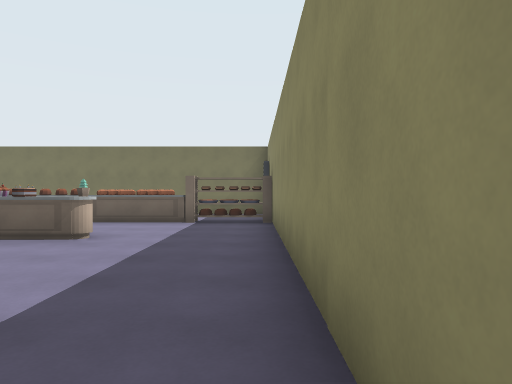
View 1 (above)

24 first-person views from a walk through a Godot game level. The camera is 1.4 m above the floor, looks level and sees 70° across. The floor is counted in squares, 2 m on a side. Each view is taken from the middle of a square. On the plan, view 1 faces up. The plan holds only what a view shows up to about 11 squares ahead; the rest is blank. Some surface patterns are stand-ins.

View 2
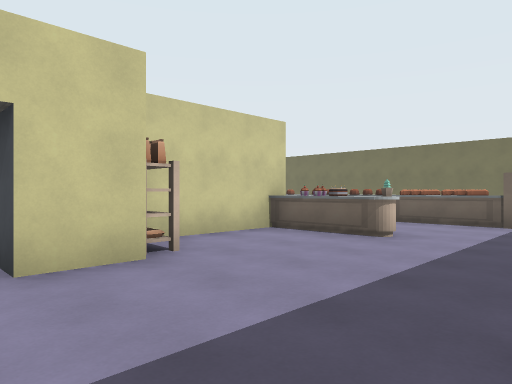

View 3
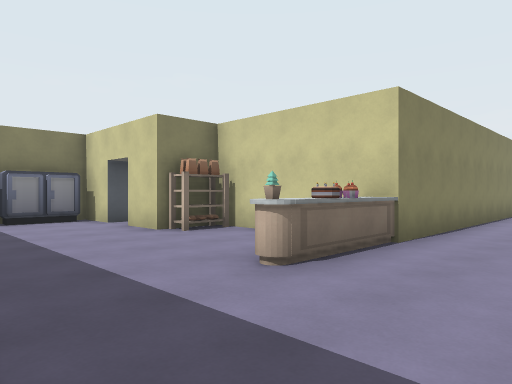

View 4
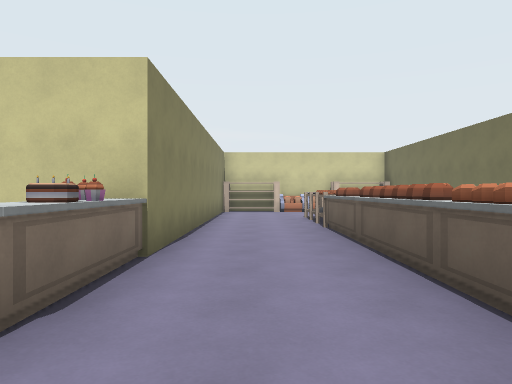

View 5
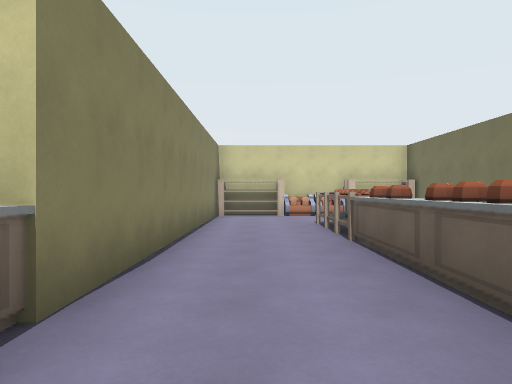

View 6
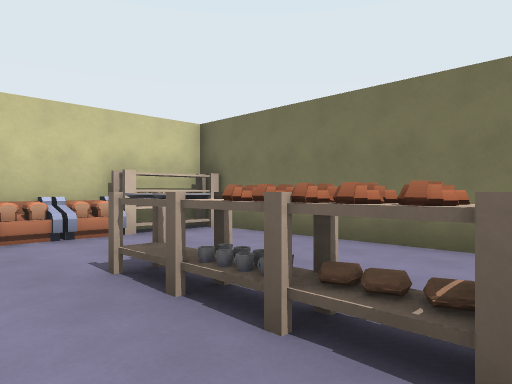

View 7
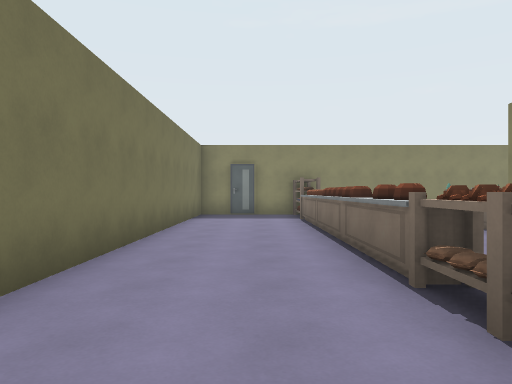

View 8
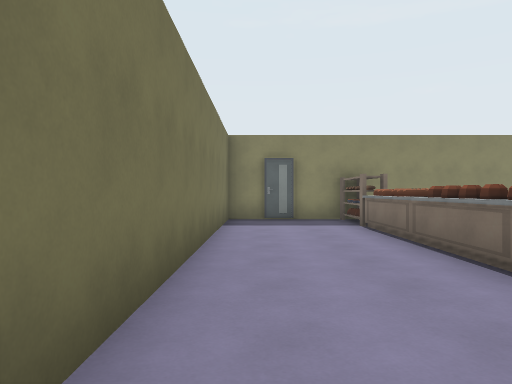

View 9
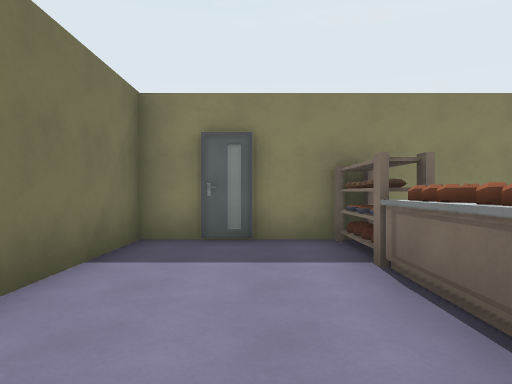

View 10
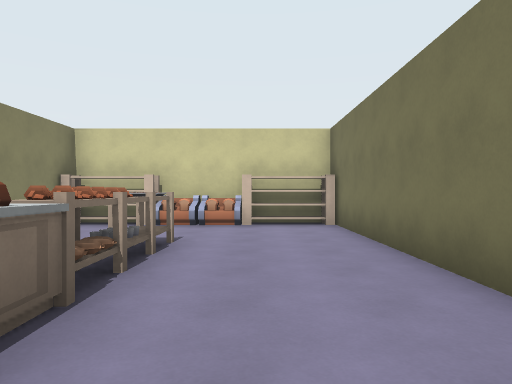

View 11
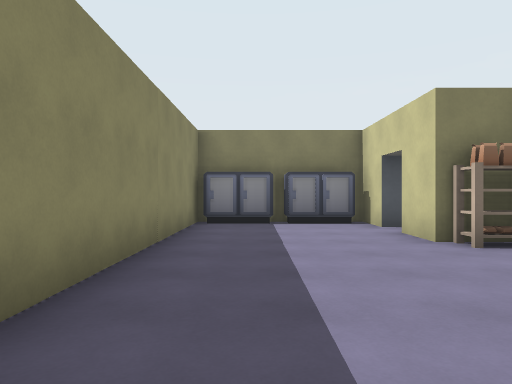

View 12
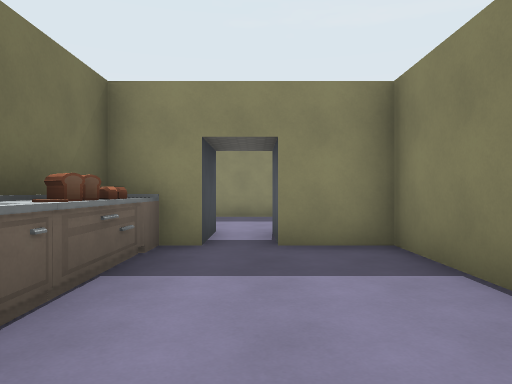

View 13
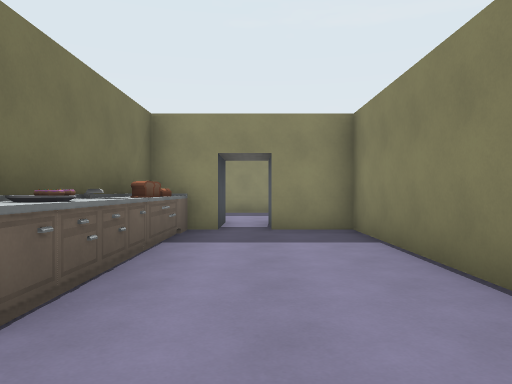

View 14
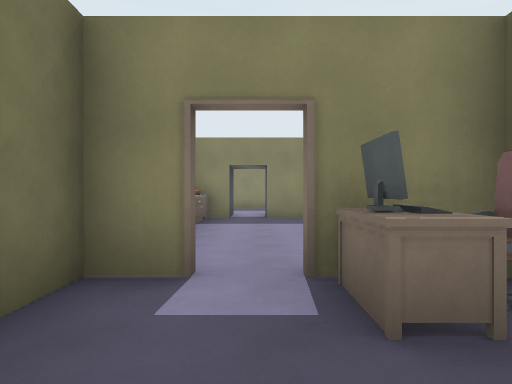

View 15
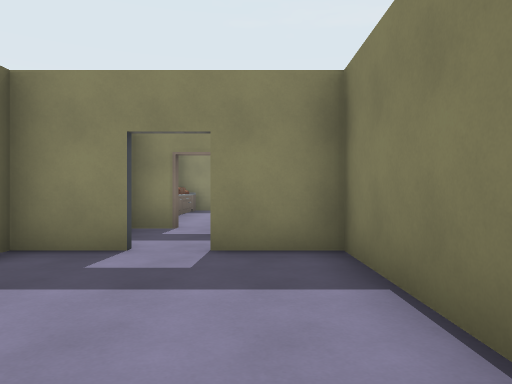

View 16
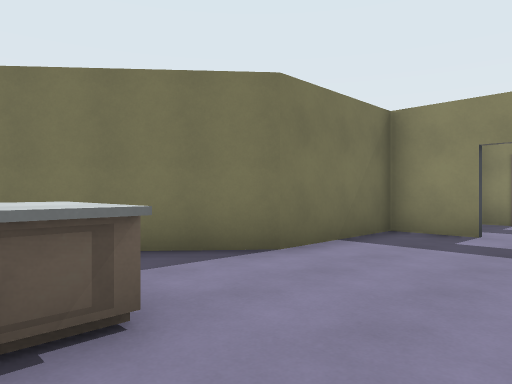

View 17
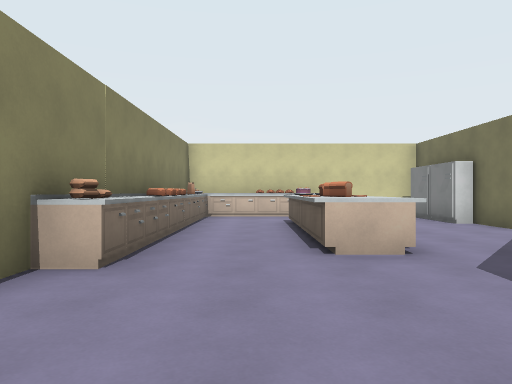

View 18
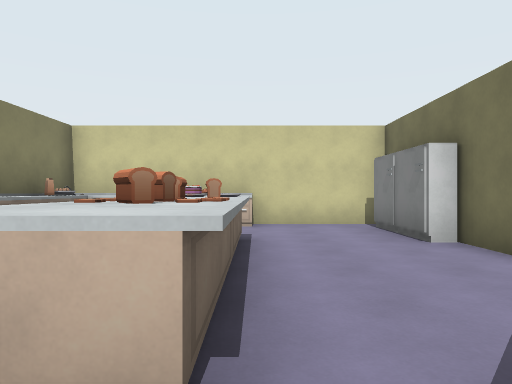

View 19
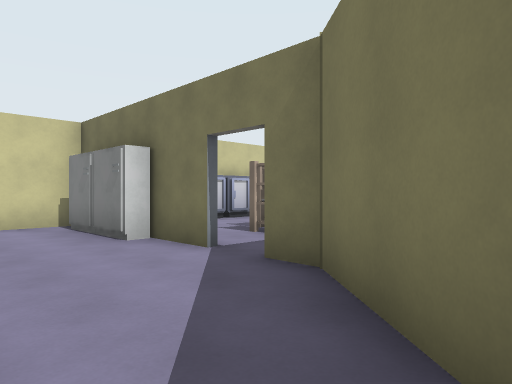

View 20
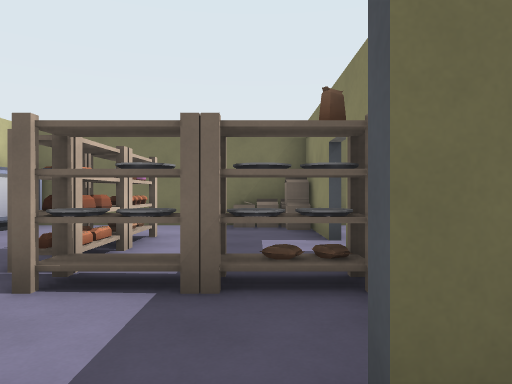

View 21
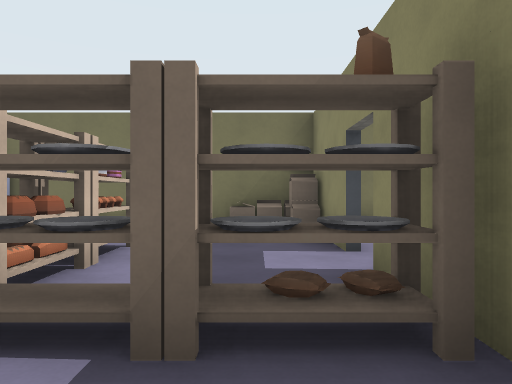

View 22
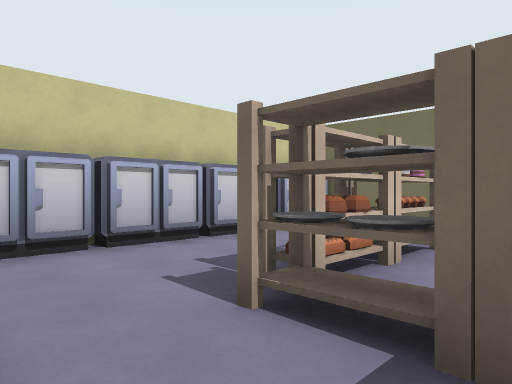

View 23
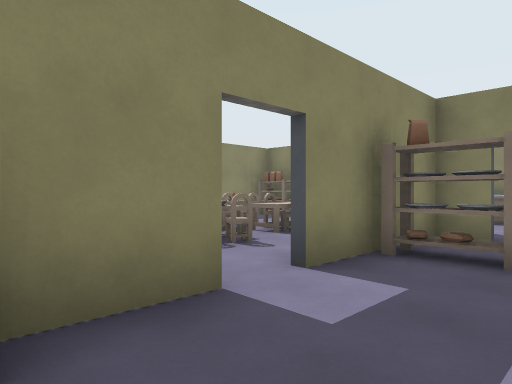

View 24
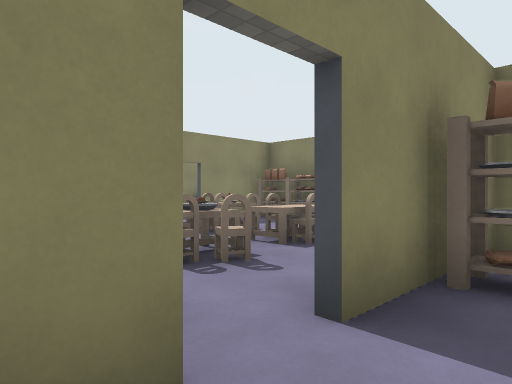

### Floor plan
Key: @ floor where view 1 was taken; # wall or solid block; . floor; D closed door; ^ raised ledge; T thing the floor can be seen under or through; B bookshelf; R bread; A bag; P plate; S sink; C cabinet; E desk; H chair; F fridge; G box; L table; O other object.
Columns run from 27 left of view 1 to 1 right of it. Each row starts with its distance up from view 1.
 12 ########    ################
 11 #. ..G#.     B.............D
 10 #. ...#.     B....AA.......D
  9 #..B....     R..BPAB.....OOO
  8 #..B..#.H    R...B.BTTTTTT..#
  7 #...PB#.H..O B..............#
  6 #.....# HHHOO###...####.....#
  5 #  ##.# OLH    ####   #OO...#
  4 #FF...###..O          #.....#
  3 #.......##...         #.....#
  2 O..OR O..#OOB    COSOO#B....#
  1  ..OROO^....####......##....#
  0 C.............E............@#
 -1 O.O.OC......#.H#......#######
 -2 O CCCOOOC ### H#  #########

Where each view was taken, in squares from view 1:
view 1: 0 up, 0 right, facing up
view 2: 0 up, 0 right, facing up-left
view 3: 8 up, 0 right, facing down-left
view 4: 7 up, 1 left, facing left
view 5: 7 up, 3 left, facing left
view 6: 7 up, 8 left, facing up-left
view 7: 10 up, 11 left, facing right
view 8: 11 up, 9 left, facing right
view 9: 10 up, 5 left, facing right
view 10: 10 up, 6 left, facing left
view 11: 7 up, 1 left, facing down
view 12: 0 up, 10 left, facing right
view 13: 0 up, 12 left, facing right
view 14: 0 up, 15 left, facing right
view 15: 1 down, 19 left, facing right
view 16: 1 down, 21 left, facing up-right
view 17: 0 up, 16 left, facing left
view 18: 2 up, 19 left, facing left
view 19: 2 up, 19 left, facing up-left
view 20: 4 up, 22 left, facing up
view 21: 5 up, 22 left, facing up
view 22: 5 up, 22 left, facing up-left
view 23: 11 up, 23 left, facing down-right
view 24: 10 up, 22 left, facing down-right
